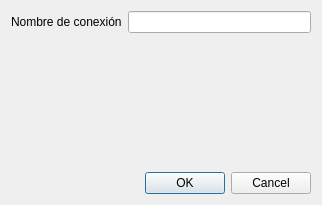
<?xml version="1.0" encoding="UTF-8"?>
<ui version="4.0">
 <class>ConectionDialog</class>
 <widget class="QDialog" name="ConectionDialog">
  <property name="geometry">
   <rect>
    <x>0</x>
    <y>0</y>
    <width>322</width>
    <height>205</height>
   </rect>
  </property>
  <property name="windowTitle">
   <string>Conexión:</string>
  </property>
  <layout class="QVBoxLayout" name="verticalLayout">
   <item>
    <layout class="QHBoxLayout" name="horizontalLayout">
     <item>
      <widget class="QLabel" name="label_7">
       <property name="text">
        <string>Nombre de conexión</string>
       </property>
      </widget>
     </item>
     <item>
      <widget class="QLineEdit" name="lineEdit"/>
     </item>
    </layout>
   </item>
   <item>
    <widget class="ConnectionWidget" name="cnWidget" native="true"/>
   </item>
   <item>
    <widget class="QDialogButtonBox" name="buttonBox">
     <property name="standardButtons">
      <set>QDialogButtonBox::Cancel|QDialogButtonBox::Ok</set>
     </property>
    </widget>
   </item>
  </layout>
 </widget>
 <customwidgets>
  <customwidget>
   <class>ConnectionWidget</class>
   <extends>QWidget</extends>
   <header>connectionwidget.h</header>
   <container>1</container>
  </customwidget>
 </customwidgets>
 <resources/>
 <connections>
  <connection>
   <sender>buttonBox</sender>
   <signal>rejected()</signal>
   <receiver>ConectionDialog</receiver>
   <slot>reject()</slot>
   <hints>
    <hint type="sourcelabel">
     <x>160</x>
     <y>184</y>
    </hint>
    <hint type="destinationlabel">
     <x>160</x>
     <y>102</y>
    </hint>
   </hints>
  </connection>
 </connections>
</ui>
